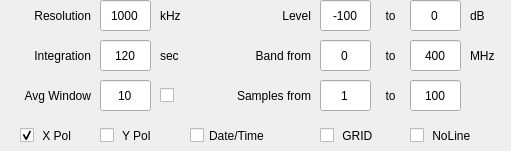
    <widget class="QWidget" name="ctrl_power" native="true">
     <property name="geometry">
      <rect>
       <x>630</x>
       <y>10</y>
       <width>511</width>
       <height>151</height>
      </rect>
     </property>
     <widget class="QCheckBox" name="qcheck_xpol_power">
      <property name="geometry">
       <rect>
        <x>20</x>
        <y>120</y>
        <width>61</width>
        <height>31</height>
       </rect>
      </property>
      <property name="text">
       <string> X Pol</string>
      </property>
      <property name="checked">
       <bool>true</bool>
      </property>
     </widget>
     <widget class="QLabel" name="qlabel_sample_from_2">
      <property name="geometry">
       <rect>
        <x>210</x>
        <y>80</y>
        <width>101</width>
        <height>31</height>
       </rect>
      </property>
      <property name="text">
       <string>Samples from</string>
      </property>
      <property name="alignment">
       <set>Qt::AlignRight|Qt::AlignTrailing|Qt::AlignVCenter</set>
      </property>
     </widget>
     <widget class="QLineEdit" name="qline_power_sample_start">
      <property name="geometry">
       <rect>
        <x>320</x>
        <y>80</y>
        <width>51</width>
        <height>31</height>
       </rect>
      </property>
      <property name="text">
       <string>1</string>
      </property>
      <property name="alignment">
       <set>Qt::AlignCenter</set>
      </property>
     </widget>
     <widget class="QLabel" name="qlabel_sample_to_2">
      <property name="geometry">
       <rect>
        <x>370</x>
        <y>80</y>
        <width>41</width>
        <height>31</height>
       </rect>
      </property>
      <property name="text">
       <string>to</string>
      </property>
      <property name="alignment">
       <set>Qt::AlignCenter</set>
      </property>
     </widget>
     <widget class="QLineEdit" name="qline_power_sample_stop">
      <property name="geometry">
       <rect>
        <x>410</x>
        <y>80</y>
        <width>51</width>
        <height>31</height>
       </rect>
      </property>
      <property name="text">
       <string>100</string>
      </property>
      <property name="alignment">
       <set>Qt::AlignCenter</set>
      </property>
     </widget>
     <widget class="QLabel" name="qlabel_band_from_3">
      <property name="geometry">
       <rect>
        <x>230</x>
        <y>40</y>
        <width>81</width>
        <height>31</height>
       </rect>
      </property>
      <property name="text">
       <string>Band from</string>
      </property>
      <property name="alignment">
       <set>Qt::AlignRight|Qt::AlignTrailing|Qt::AlignVCenter</set>
      </property>
     </widget>
     <widget class="QLineEdit" name="qline_power_band_from">
      <property name="geometry">
       <rect>
        <x>320</x>
        <y>40</y>
        <width>51</width>
        <height>31</height>
       </rect>
      </property>
      <property name="text">
       <string>0</string>
      </property>
      <property name="alignment">
       <set>Qt::AlignCenter</set>
      </property>
     </widget>
     <widget class="QLabel" name="qlabel_band_to_3">
      <property name="geometry">
       <rect>
        <x>370</x>
        <y>40</y>
        <width>41</width>
        <height>31</height>
       </rect>
      </property>
      <property name="text">
       <string>to</string>
      </property>
      <property name="alignment">
       <set>Qt::AlignCenter</set>
      </property>
     </widget>
     <widget class="QLineEdit" name="qline_power_band_to">
      <property name="geometry">
       <rect>
        <x>410</x>
        <y>40</y>
        <width>51</width>
        <height>31</height>
       </rect>
      </property>
      <property name="text">
       <string>400</string>
      </property>
      <property name="alignment">
       <set>Qt::AlignCenter</set>
      </property>
     </widget>
     <widget class="QLabel" name="qlabel_band_unit_3">
      <property name="geometry">
       <rect>
        <x>470</x>
        <y>40</y>
        <width>41</width>
        <height>31</height>
       </rect>
      </property>
      <property name="layoutDirection">
       <enum>Qt::LeftToRight</enum>
      </property>
      <property name="text">
       <string>MHz</string>
      </property>
      <property name="alignment">
       <set>Qt::AlignLeading|Qt::AlignLeft|Qt::AlignVCenter</set>
      </property>
     </widget>
     <widget class="QLabel" name="qlabel_spg_rbw_unit_2">
      <property name="geometry">
       <rect>
        <x>160</x>
        <y>0</y>
        <width>41</width>
        <height>31</height>
       </rect>
      </property>
      <property name="layoutDirection">
       <enum>Qt::LeftToRight</enum>
      </property>
      <property name="text">
       <string>kHz</string>
      </property>
      <property name="alignment">
       <set>Qt::AlignLeading|Qt::AlignLeft|Qt::AlignVCenter</set>
      </property>
     </widget>
     <widget class="QLabel" name="qlabel_spg_rbw_2">
      <property name="geometry">
       <rect>
        <x>0</x>
        <y>0</y>
        <width>91</width>
        <height>31</height>
       </rect>
      </property>
      <property name="toolTip">
       <string/>
      </property>
      <property name="statusTip">
       <string/>
      </property>
      <property name="whatsThis">
       <string>Comma separated single channels, dash separated for series. Example: 1-4,9,12</string>
      </property>
      <property name="text">
       <string>Resolution</string>
      </property>
      <property name="alignment">
       <set>Qt::AlignRight|Qt::AlignTrailing|Qt::AlignVCenter</set>
      </property>
     </widget>
     <widget class="QLineEdit" name="qline_power_rbw">
      <property name="geometry">
       <rect>
        <x>100</x>
        <y>0</y>
        <width>51</width>
        <height>31</height>
       </rect>
      </property>
      <property name="statusTip">
       <string/>
      </property>
      <property name="text">
       <string>1000</string>
      </property>
      <property name="alignment">
       <set>Qt::AlignCenter</set>
      </property>
     </widget>
     <widget class="QLabel" name="qlabel_integration_unit">
      <property name="geometry">
       <rect>
        <x>160</x>
        <y>40</y>
        <width>31</width>
        <height>31</height>
       </rect>
      </property>
      <property name="toolTip">
       <string/>
      </property>
      <property name="statusTip">
       <string/>
      </property>
      <property name="whatsThis">
       <string>&lt;html&gt;&lt;head/&gt;&lt;body&gt;&lt;p&gt;Comma separated single channels,&lt;/p&gt;&lt;p&gt;dash separated for series. &lt;/p&gt;&lt;p&gt;&lt;br/&gt;&lt;/p&gt;&lt;p&gt;Example: &lt;span style=&quot; font-weight:600;&quot;&gt;1-4,9,12&lt;/span&gt;&lt;/p&gt;&lt;/body&gt;&lt;/html&gt;</string>
      </property>
      <property name="text">
       <string>sec</string>
      </property>
      <property name="alignment">
       <set>Qt::AlignLeading|Qt::AlignLeft|Qt::AlignVCenter</set>
      </property>
     </widget>
     <widget class="QLabel" name="qlabel_integration">
      <property name="geometry">
       <rect>
        <x>0</x>
        <y>40</y>
        <width>91</width>
        <height>31</height>
       </rect>
      </property>
      <property name="toolTip">
       <string/>
      </property>
      <property name="statusTip">
       <string/>
      </property>
      <property name="whatsThis">
       <string>&lt;html&gt;&lt;head/&gt;&lt;body&gt;&lt;p&gt;Comma separated single channels,&lt;/p&gt;&lt;p&gt;dash separated for series. &lt;/p&gt;&lt;p&gt;&lt;br/&gt;&lt;/p&gt;&lt;p&gt;Example: &lt;span style=&quot; font-weight:600;&quot;&gt;1-4,9,12&lt;/span&gt;&lt;/p&gt;&lt;/body&gt;&lt;/html&gt;</string>
      </property>
      <property name="text">
       <string>Integration</string>
      </property>
      <property name="alignment">
       <set>Qt::AlignRight|Qt::AlignTrailing|Qt::AlignVCenter</set>
      </property>
     </widget>
     <widget class="QLineEdit" name="qline_integration">
      <property name="enabled">
       <bool>true</bool>
      </property>
      <property name="geometry">
       <rect>
        <x>100</x>
        <y>40</y>
        <width>51</width>
        <height>31</height>
       </rect>
      </property>
      <property name="statusTip">
       <string/>
      </property>
      <property name="text">
       <string>120</string>
      </property>
      <property name="alignment">
       <set>Qt::AlignCenter</set>
      </property>
     </widget>
     <widget class="QLabel" name="qlabel_sample_to_3">
      <property name="geometry">
       <rect>
        <x>370</x>
        <y>0</y>
        <width>41</width>
        <height>31</height>
       </rect>
      </property>
      <property name="text">
       <string>to</string>
      </property>
      <property name="alignment">
       <set>Qt::AlignCenter</set>
      </property>
     </widget>
     <widget class="QLabel" name="qlabel_sample_from_4">
      <property name="geometry">
       <rect>
        <x>230</x>
        <y>0</y>
        <width>81</width>
        <height>31</height>
       </rect>
      </property>
      <property name="text">
       <string>Level</string>
      </property>
      <property name="alignment">
       <set>Qt::AlignRight|Qt::AlignTrailing|Qt::AlignVCenter</set>
      </property>
     </widget>
     <widget class="QLineEdit" name="qline_power_level_min">
      <property name="geometry">
       <rect>
        <x>320</x>
        <y>0</y>
        <width>51</width>
        <height>31</height>
       </rect>
      </property>
      <property name="text">
       <string>-100</string>
      </property>
      <property name="alignment">
       <set>Qt::AlignCenter</set>
      </property>
     </widget>
     <widget class="QLineEdit" name="qline_power_level_max">
      <property name="geometry">
       <rect>
        <x>410</x>
        <y>0</y>
        <width>51</width>
        <height>31</height>
       </rect>
      </property>
      <property name="text">
       <string>0</string>
      </property>
      <property name="alignment">
       <set>Qt::AlignCenter</set>
      </property>
     </widget>
     <widget class="QLabel" name="qlabel_band_unit_4">
      <property name="geometry">
       <rect>
        <x>470</x>
        <y>0</y>
        <width>41</width>
        <height>31</height>
       </rect>
      </property>
      <property name="layoutDirection">
       <enum>Qt::LeftToRight</enum>
      </property>
      <property name="text">
       <string>dB</string>
      </property>
      <property name="alignment">
       <set>Qt::AlignLeading|Qt::AlignLeft|Qt::AlignVCenter</set>
      </property>
     </widget>
     <widget class="QCheckBox" name="qcheck_ypol_power">
      <property name="geometry">
       <rect>
        <x>100</x>
        <y>120</y>
        <width>61</width>
        <height>31</height>
       </rect>
      </property>
      <property name="text">
       <string> Y Pol</string>
      </property>
      <property name="checked">
       <bool>false</bool>
      </property>
     </widget>
     <widget class="QLineEdit" name="qline_movavgwdw">
      <property name="enabled">
       <bool>true</bool>
      </property>
      <property name="geometry">
       <rect>
        <x>100</x>
        <y>80</y>
        <width>51</width>
        <height>31</height>
       </rect>
      </property>
      <property name="statusTip">
       <string/>
      </property>
      <property name="text">
       <string>10</string>
      </property>
      <property name="alignment">
       <set>Qt::AlignCenter</set>
      </property>
     </widget>
     <widget class="QCheckBox" name="qcheck_movavg">
      <property name="geometry">
       <rect>
        <x>160</x>
        <y>80</y>
        <width>21</width>
        <height>31</height>
       </rect>
      </property>
      <property name="text">
       <string/>
      </property>
      <property name="checked">
       <bool>false</bool>
      </property>
     </widget>
     <widget class="QLabel" name="qlabel_integration_2">
      <property name="geometry">
       <rect>
        <x>0</x>
        <y>80</y>
        <width>91</width>
        <height>31</height>
       </rect>
      </property>
      <property name="toolTip">
       <string/>
      </property>
      <property name="statusTip">
       <string/>
      </property>
      <property name="whatsThis">
       <string>&lt;html&gt;&lt;head/&gt;&lt;body&gt;&lt;p&gt;Comma separated single channels,&lt;/p&gt;&lt;p&gt;dash separated for series. &lt;/p&gt;&lt;p&gt;&lt;br/&gt;&lt;/p&gt;&lt;p&gt;Example: &lt;span style=&quot; font-weight:600;&quot;&gt;1-4,9,12&lt;/span&gt;&lt;/p&gt;&lt;/body&gt;&lt;/html&gt;</string>
      </property>
      <property name="text">
       <string>Avg Window</string>
      </property>
      <property name="alignment">
       <set>Qt::AlignRight|Qt::AlignTrailing|Qt::AlignVCenter</set>
      </property>
     </widget>
     <widget class="QCheckBox" name="qcheck_datetime">
      <property name="geometry">
       <rect>
        <x>190</x>
        <y>120</y>
        <width>101</width>
        <height>31</height>
       </rect>
      </property>
      <property name="text">
       <string>Date/Time</string>
      </property>
      <property name="checked">
       <bool>false</bool>
      </property>
     </widget>
     <widget class="QCheckBox" name="qcheck_power_noline">
      <property name="geometry">
       <rect>
        <x>410</x>
        <y>120</y>
        <width>71</width>
        <height>31</height>
       </rect>
      </property>
      <property name="text">
       <string> NoLine</string>
      </property>
      <property name="checked">
       <bool>false</bool>
      </property>
     </widget>
     <widget class="QCheckBox" name="qcheck_power_grid">
      <property name="enabled">
       <bool>true</bool>
      </property>
      <property name="geometry">
       <rect>
        <x>320</x>
        <y>120</y>
        <width>61</width>
        <height>31</height>
       </rect>
      </property>
      <property name="text">
       <string> GRID</string>
      </property>
      <property name="checked">
       <bool>false</bool>
      </property>
     </widget>
    </widget>
